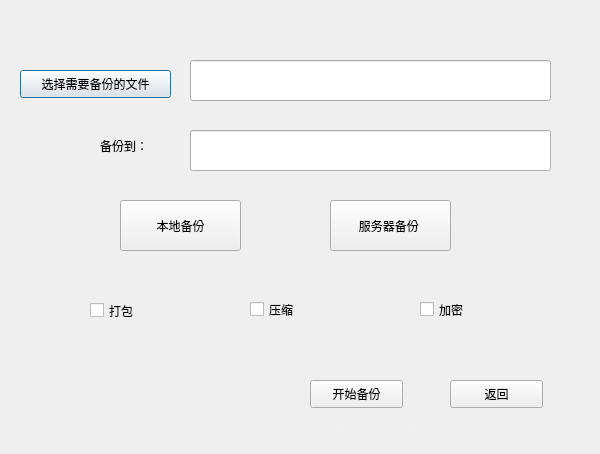
<?xml version="1.0" encoding="UTF-8"?>
<ui version="4.0">
 <class>Dialog_backup</class>
 <widget class="QDialog" name="Dialog_backup">
  <property name="geometry">
   <rect>
    <x>0</x>
    <y>0</y>
    <width>600</width>
    <height>454</height>
   </rect>
  </property>
  <property name="windowTitle">
   <string>备份</string>
  </property>
  <widget class="QPushButton" name="pushButton">
   <property name="geometry">
    <rect>
     <x>20</x>
     <y>70</y>
     <width>151</width>
     <height>28</height>
    </rect>
   </property>
   <property name="text">
    <string>选择需要备份的文件</string>
   </property>
  </widget>
  <widget class="QPushButton" name="pushButton_2">
   <property name="geometry">
    <rect>
     <x>120</x>
     <y>200</y>
     <width>121</width>
     <height>51</height>
    </rect>
   </property>
   <property name="text">
    <string>本地备份</string>
   </property>
  </widget>
  <widget class="QPushButton" name="pushButton_3">
   <property name="geometry">
    <rect>
     <x>330</x>
     <y>200</y>
     <width>121</width>
     <height>51</height>
    </rect>
   </property>
   <property name="text">
    <string>服务器备份 </string>
   </property>
  </widget>
  <widget class="QCheckBox" name="checkBox">
   <property name="geometry">
    <rect>
     <x>90</x>
     <y>290</y>
     <width>121</width>
     <height>41</height>
    </rect>
   </property>
   <property name="text">
    <string>打包</string>
   </property>
  </widget>
  <widget class="QCheckBox" name="checkBox_2">
   <property name="geometry">
    <rect>
     <x>250</x>
     <y>300</y>
     <width>91</width>
     <height>19</height>
    </rect>
   </property>
   <property name="text">
    <string>压缩</string>
   </property>
  </widget>
  <widget class="QCheckBox" name="checkBox_3">
   <property name="geometry">
    <rect>
     <x>420</x>
     <y>300</y>
     <width>91</width>
     <height>19</height>
    </rect>
   </property>
   <property name="text">
    <string>加密</string>
   </property>
  </widget>
  <widget class="QPushButton" name="pushButton_4">
   <property name="geometry">
    <rect>
     <x>450</x>
     <y>380</y>
     <width>93</width>
     <height>28</height>
    </rect>
   </property>
   <property name="text">
    <string>返回</string>
   </property>
  </widget>
  <widget class="QLineEdit" name="backFrom">
   <property name="enabled">
    <bool>true</bool>
   </property>
   <property name="geometry">
    <rect>
     <x>190</x>
     <y>60</y>
     <width>361</width>
     <height>41</height>
    </rect>
   </property>
   <property name="readOnly">
    <bool>true</bool>
   </property>
  </widget>
  <widget class="QPushButton" name="pushButton_5">
   <property name="geometry">
    <rect>
     <x>310</x>
     <y>380</y>
     <width>93</width>
     <height>28</height>
    </rect>
   </property>
   <property name="text">
    <string>开始备份</string>
   </property>
  </widget>
  <widget class="QLineEdit" name="backTo">
   <property name="geometry">
    <rect>
     <x>190</x>
     <y>130</y>
     <width>361</width>
     <height>41</height>
    </rect>
   </property>
   <property name="readOnly">
    <bool>true</bool>
   </property>
  </widget>
  <widget class="QLabel" name="label">
   <property name="geometry">
    <rect>
     <x>100</x>
     <y>130</y>
     <width>81</width>
     <height>31</height>
    </rect>
   </property>
   <property name="text">
    <string>备份到：</string>
   </property>
  </widget>
  <widget class="QLabel" name="label_2">
   <property name="geometry">
    <rect>
     <x>310</x>
     <y>420</y>
     <width>201</width>
     <height>16</height>
    </rect>
   </property>
   <property name="font">
    <font>
     <italic>true</italic>
     <underline>true</underline>
    </font>
   </property>
   <property name="styleSheet">
    <string notr="true">color: rgb(240, 240, 240);</string>
   </property>
   <property name="text">
    <string>文件路径选择不完整！</string>
   </property>
  </widget>
 </widget>
 <resources/>
 <connections/>
</ui>
